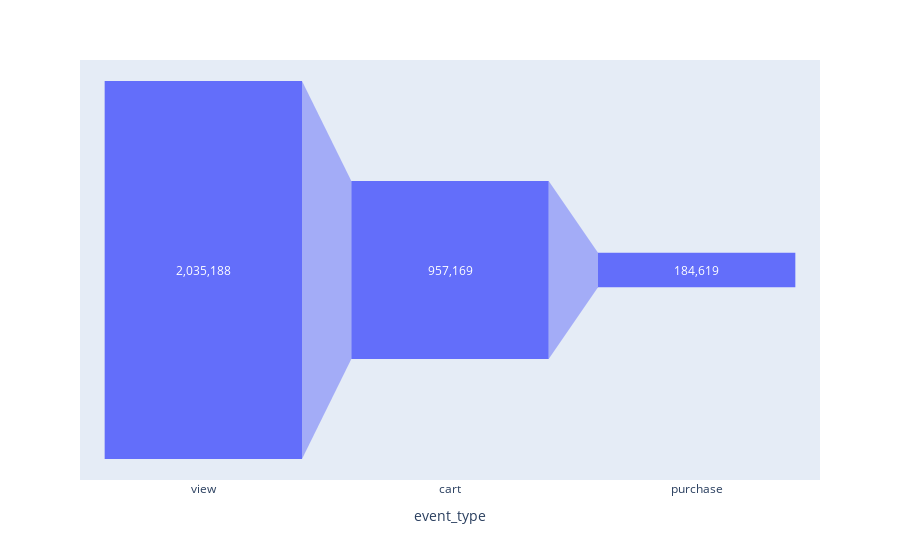

Write notebook code for a chart like this one.
### Code cell
fig = px.funnel(data_frame = funnel, x = 'event_type', y = 'count')
fig.update_traces(texttemplate = '%{value:,.0f}')
fig.show()

### Figure 1 — Plotly figure (JSON) as saved in the notebook; plotly's stock layout.template omitted (floating-point values rounded to 4 significant figures)
{"data": [{"hovertemplate": "event_type=%{x}<br>count=%{y}<extra></extra>", "legendgroup": "", "marker": {"color": "#636efa"}, "name": "", "orientation": "v", "showlegend": false, "texttemplate": "%{value:,.0f}", "type": "funnel", "x": ["view", "cart", "purchase"], "xaxis": "x", "y": [2035188, 957169, 184619], "yaxis": "y"}], "layout": {"autosize": true, "legend": {"tracegroupgap": 0}, "margin": {"t": 60}, "xaxis": {"anchor": "y", "autorange": true, "domain": [0, 1], "range": [-0.5, 2.5], "title": {"text": "event_type"}, "type": "category"}, "yaxis": {"anchor": "x", "autorange": true, "domain": [0, 1], "range": [-1130660, 1130660], "title": {"text": "count"}, "type": "linear"}}}
